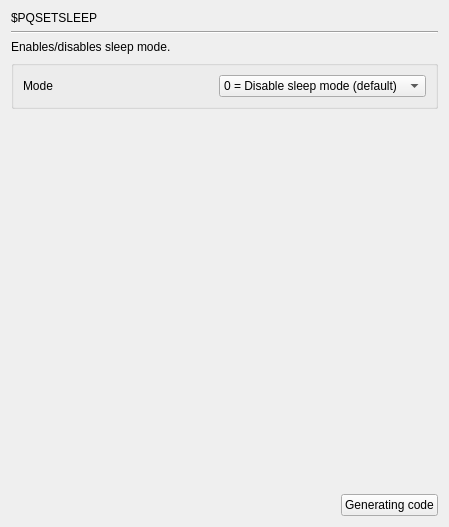
     <widget class="QWidget" name="page_PQSETSLEEP">
      <layout class="QGridLayout" name="gridLayout_231">
       <item row="0" column="0">
        <widget class="QLabel" name="label_498">
         <property name="text">
          <string>$PQSETSLEEP</string>
         </property>
        </widget>
       </item>
       <item row="1" column="0" colspan="3">
        <widget class="Line" name="line_127">
         <property name="orientation">
          <enum>Qt::Horizontal</enum>
         </property>
        </widget>
       </item>
       <item row="2" column="0" colspan="2">
        <widget class="QLabel" name="label_499">
         <property name="text">
          <string>Enables/disables sleep mode.</string>
         </property>
        </widget>
       </item>
       <item row="3" column="0" colspan="3">
        <widget class="QGroupBox" name="groupBox_107">
         <property name="title">
          <string/>
         </property>
         <layout class="QGridLayout" name="gridLayout_230">
          <item row="0" column="0">
           <widget class="QLabel" name="label_477">
            <property name="text">
             <string>Mode</string>
            </property>
           </widget>
          </item>
          <item row="0" column="1">
           <widget class="QComboBox" name="comboBox_PQSETSLEEP">
            <item>
             <property name="text">
              <string>0 = Disable sleep mode (default)</string>
             </property>
            </item>
            <item>
             <property name="text">
              <string>1 = Enable sleep mode</string>
             </property>
            </item>
           </widget>
          </item>
         </layout>
        </widget>
       </item>
       <item row="4" column="2">
        <spacer name="verticalSpacer_127">
         <property name="orientation">
          <enum>Qt::Vertical</enum>
         </property>
         <property name="sizeHint" stdset="0">
          <size>
           <width>20</width>
           <height>379</height>
          </size>
         </property>
        </spacer>
       </item>
       <item row="5" column="1">
        <spacer name="horizontalSpacer_127">
         <property name="orientation">
          <enum>Qt::Horizontal</enum>
         </property>
         <property name="sizeHint" stdset="0">
          <size>
           <width>232</width>
           <height>20</height>
          </size>
         </property>
        </spacer>
       </item>
       <item row="5" column="2">
        <widget class="QPushButton" name="GC_PQSETSLEEP">
         <property name="text">
          <string>Generating code</string>
         </property>
        </widget>
       </item>
      </layout>
     </widget>
